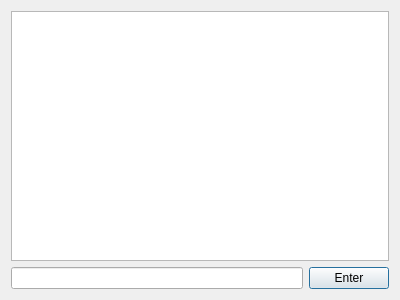
<?xml version="1.0" encoding="UTF-8"?>
<ui version="4.0">
 <class>MyDialog</class>
 <widget class="QDialog" name="MyDialog">
  <property name="geometry">
   <rect>
    <x>0</x>
    <y>0</y>
    <width>400</width>
    <height>300</height>
   </rect>
  </property>
  <property name="windowTitle">
   <string>My Dialog</string>
  </property>
  <layout class="QGridLayout" name="gridLayout">
   <item row="0" column="0" colspan="2">
    <widget class="QTextBrowser" name="textBrowser"/>
   </item>
   <item row="1" column="0">
    <widget class="QLineEdit" name="lineEdit"/>
   </item>
   <item row="1" column="1">
    <widget class="QPushButton" name="pushButton">
     <property name="text">
      <string>Enter</string>
     </property>
    </widget>
   </item>
  </layout>
 </widget>
 <resources/>
 <connections/>
</ui>
